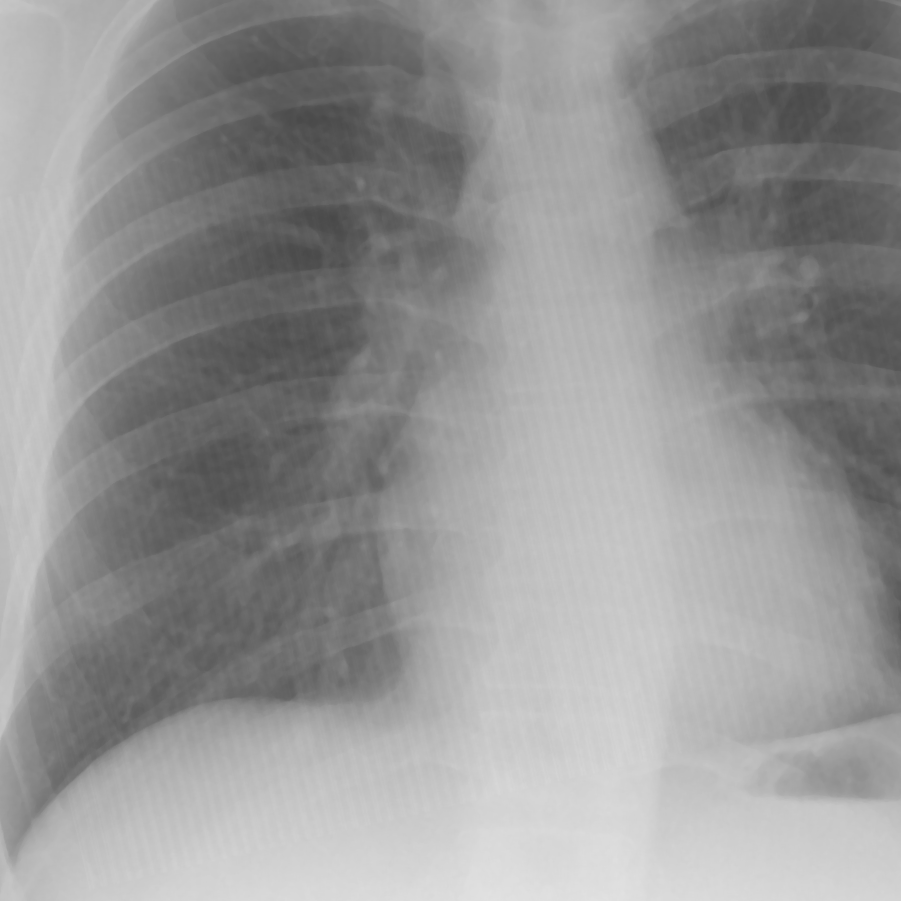
%> input picture BME7112_Data_File_7A.tif, 901 x 901 px
$ octave BME7112_HW7_DAVE_Pattern_removal.m   (GNU Octave 9; MATLAB toolbox functions it lacks are replaced by stand-ins)
%> lines starting %> are read from the running program, lines starting %| are printed output that depends on the picture; in (x1, y1, x2, y2) boxes, pixels count from 0 and x2, y2 are one past the last pixel; in counts of white or black regions, pixels touching at a corner belong together; the program's own positions count from 1
% Matlab Code for removing FPN
% HW 7- Medical Image Processing Hemal Dave
% this code has 2 commented thing int he peak detection loop, make sure
% that same image USER SHOULD TAKE same image peak detection threshold


clc;
close all;
clear all;
%% Read the Image.
Image = im2double(imread('BME7112_Data_File_7A.tif'));
%> Image: size 901x901 double; min 0.282, max 0.886, mean 0.584
%% FFT Or original & Cutoff Images
[x,y] = size(Image);
%> x = 901; y = 901
pts = x;
%> pts = 901
cutoff = 0.15;
FFT_Original_Image= fftshift(fft2(double(Image),pts,pts)); % Obtain Image FFT
[f1,f2] = freqspace([pts pts],'meshgrid'); % Define regular 2D array
Hw=ones(pts,pts); % Generate Filter Mask
r = sqrt(f1.^2+f2.^2); % Define filter Radius
Hw(r<cutoff) = 0; % Design Low-Pass Filter
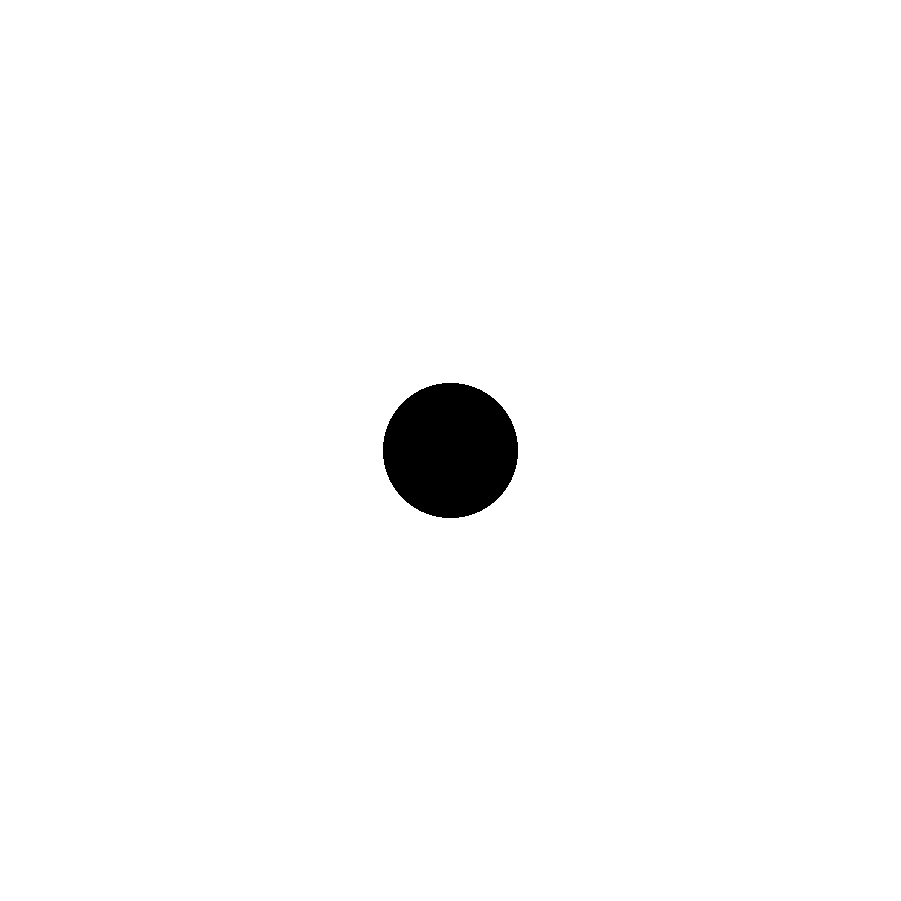
%> Hw: size 901x901 double; values 0 (black) and 1 (white), 98.2% white; 1 black region, box (x1, y1, x2, y2) and area: (383, 383, 518, 518) 14345
IFFT_Cutoff_Image = (FFT_Original_Image.*Hw); % Suppress Low Frequencies
%% Ploting the FFT FOr both Images
figure(1)
subplot(1,2,1)
imshow(FFT_Original_Image);
title('2D FFT of original image')
subplot(1,2,2)
imshow(IFFT_Cutoff_Image)
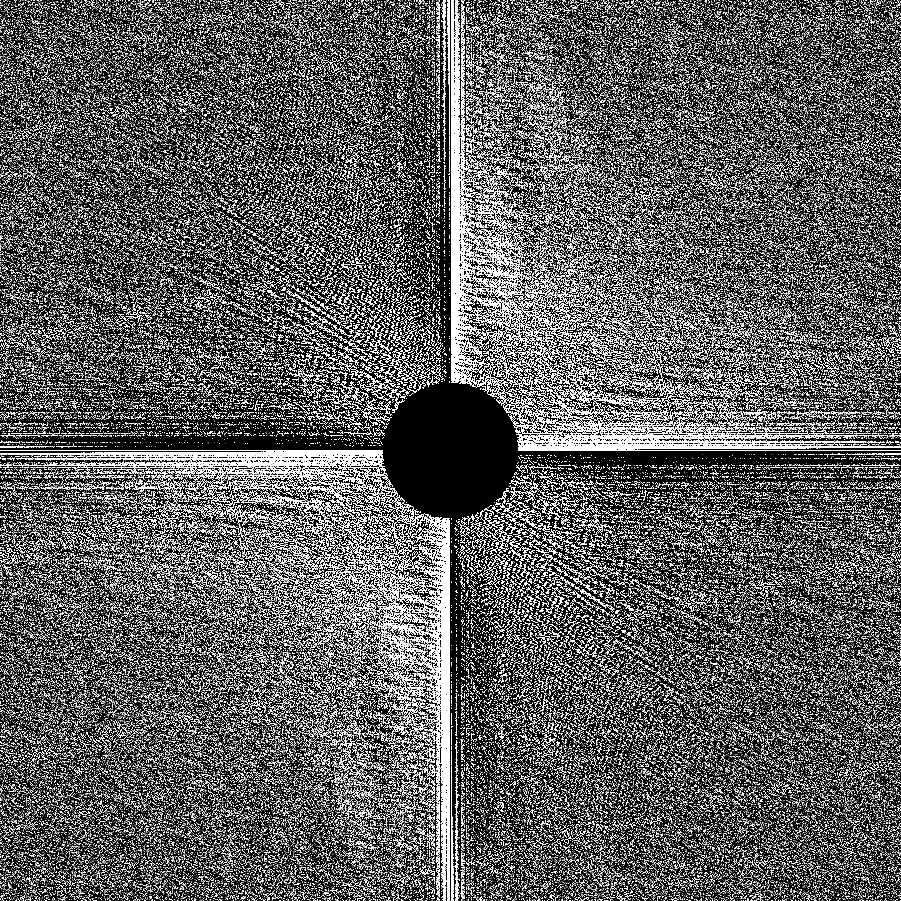
%> displayed picture: size 901x901, on the screen's scale of 0 to 255; min 0, max 255, mean 95.1
title(['2d FFT after Cutoff Freq = ',num2str(cutoff)])
%% Ploting the IFFT for both Iamges
figure(2)
h = (ifftshift(FFT_Original_Image));
IFFT_Original_Image = ifft2(h);
as = max(IFFT_Original_Image(:));
%> as = 0.886
as1 = min(IFFT_Original_Image(:));
%> as1 = 0.282
subplot(1,2,1)
imshow(IFFT_Original_Image)
colormap gray
caxis([as1 as])
title('Reconstruction of original Image')
subplot(1,2,2)
f2 = (ifftshift(IFFT_Cutoff_Image));
IFFT_Cutoff_Image = ifft2(f2);
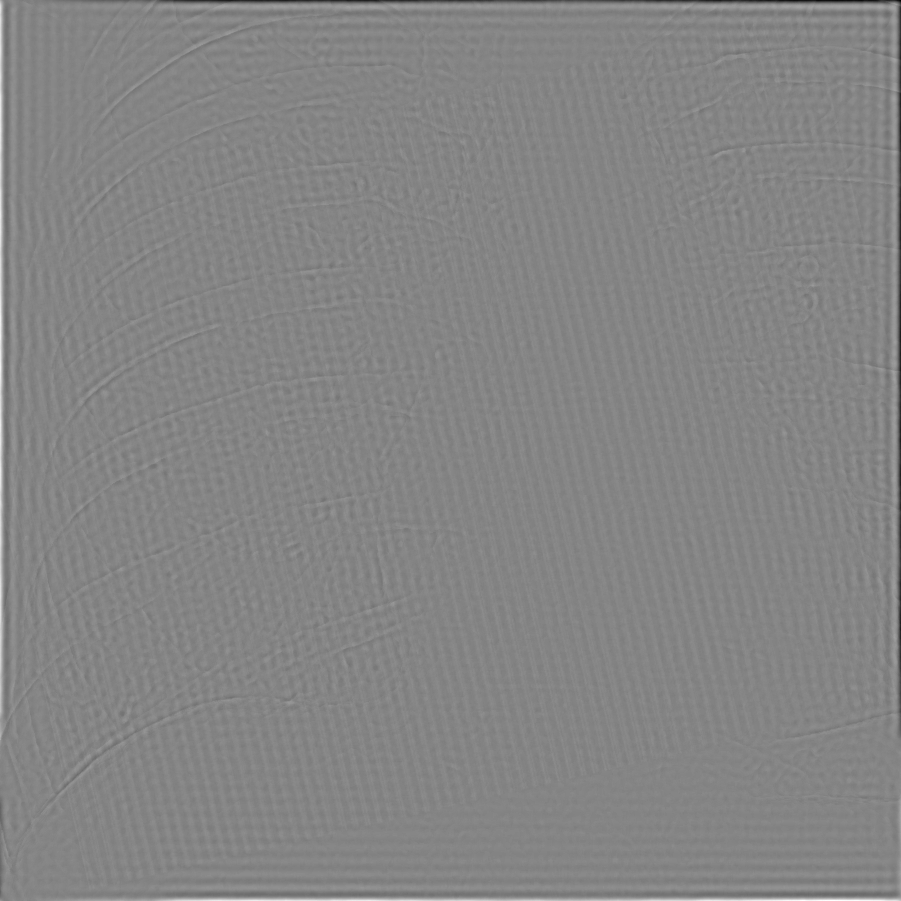
%> IFFT_Cutoff_Image: size 901x901 double; min -0.229, max 0.21, mean 2.1e-19; drawn with min black and max white
ad = max(IFFT_Cutoff_Image(:));
%> ad = 0.21
ad1 = min(IFFT_Cutoff_Image(:));
%> ad1 = -0.229
imshow(IFFT_Cutoff_Image)
caxis([ad1 ad])
colormap gray
title('Reconstruction of original Image after cutoff the frequency')
%% Calculating of PSD of both iamges to visulise better fft.
PSD_Original_Image = log10(abs(fftshift(fft2(IFFT_Original_Image))).^2 );
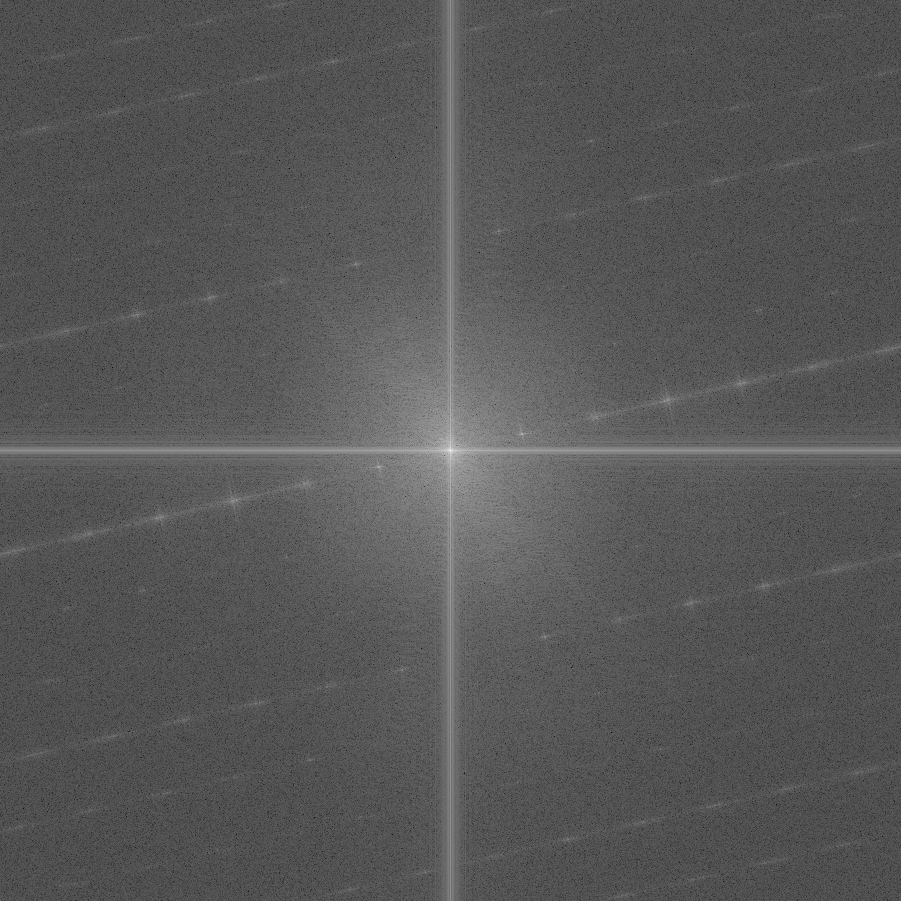
%> PSD_Original_Image: size 901x901 double; min -5.27, max 11.35, mean 0.445; drawn with min black and max white
PSD_Cutoff_Image = log10(abs(fftshift(fft2(IFFT_Cutoff_Image))).^2 );
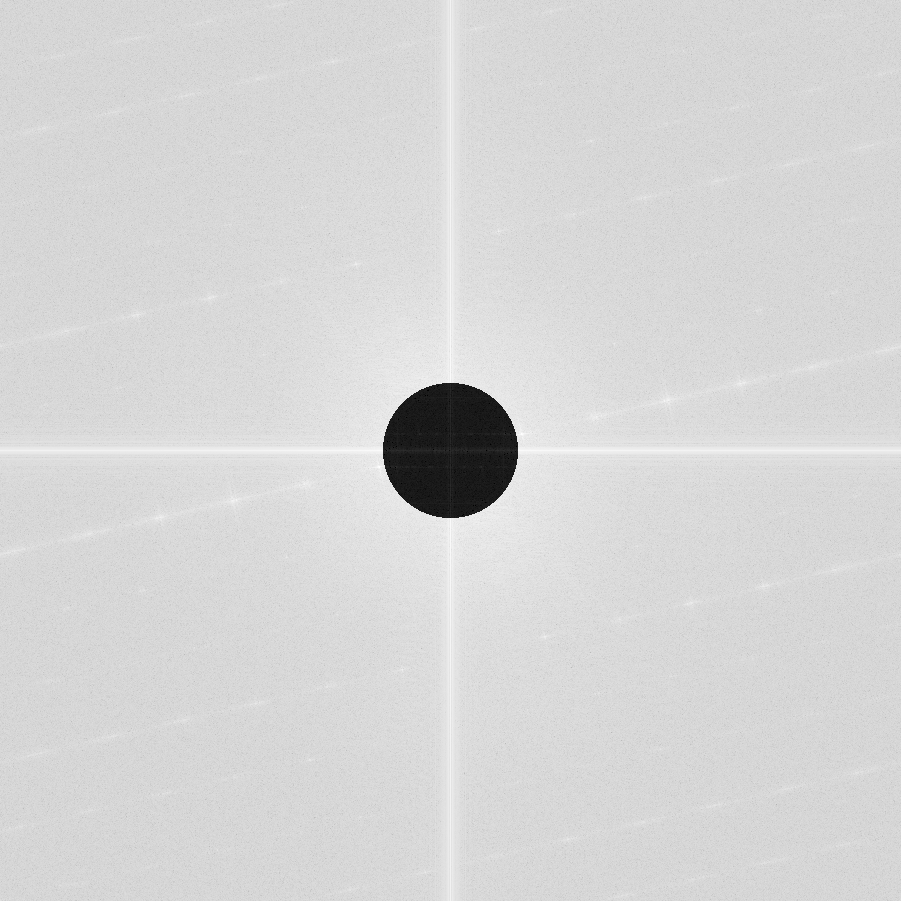
%> PSD_Cutoff_Image: size 901x901 double; 0.01% of the values are NaN or infinite; the others: min -32.51, max 6.11, mean -0.12; drawn with min black, max white, NaN and infinite black
%% Ploting the PSD for both Images
figure(3)
subplot(1,3,1)
imagesc(PSD_Cutoff_Image)
title('PSD Image')
colormap gray
subplot(1,3,2)
mesh(PSD_Cutoff_Image)
title('Mash of PSD')
colormap gray
subplot(1,3,3)
plot(PSD_Cutoff_Image(500,:))
title('Each row PSD ')
figure(4)
subplot(1,3,1)
imagesc(PSD_Original_Image)
title('PSD Image')
colormap gray
subplot(1,3,2)
mesh(PSD_Original_Image)
title('Mash of PSD')
colormap gray
subplot(1,3,3)
plot(PSD_Original_Image(500,:))
title('Each row PSD ')
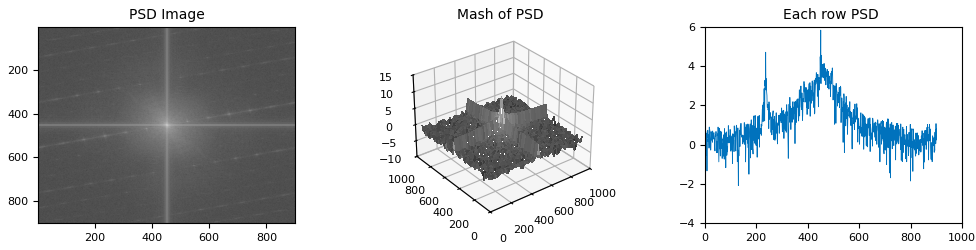
%> figure redrawn from the program's plot data, 3 panels
PSD_Reconstructed_Image_alt = zeros(x,y);
PSD_Reconstructed_Image = ones(x,y);
Pattern_Location = zeros(x,y);
%% Removing the noise peaks in PSD
for i = 1:300% finding the peaks for first 300 rows
    w = PSD_Cutoff_Image(i,:);% save all the row data in temp. variable
%     [pks,location] = findpeaks(w,'MinPeakHeight',2,'MinPeakDistance',150);% find the peaks & location
%> (the run ends here)
